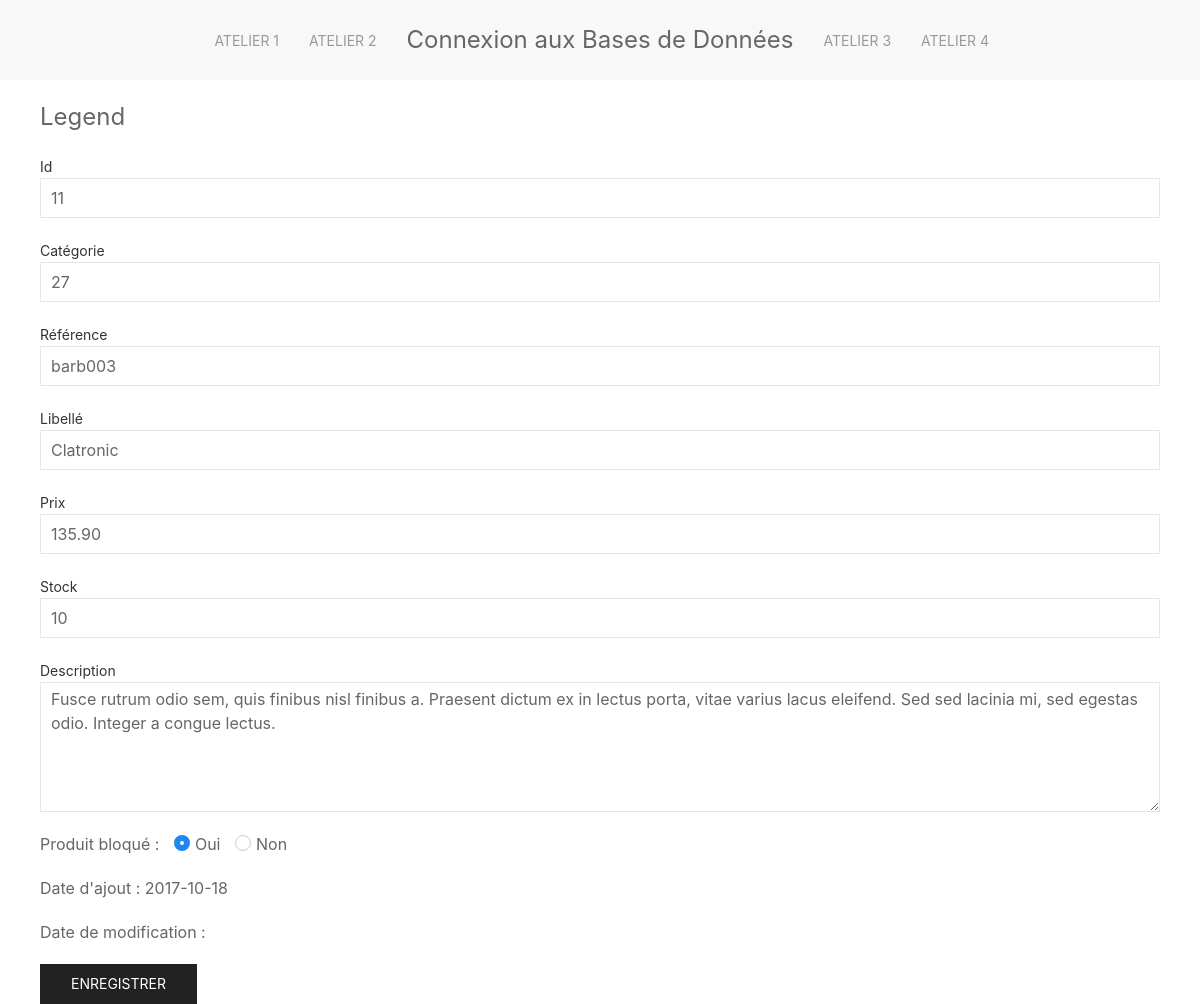
The app's page /view/produit.php?id=11 with its own data.
### tables this page shows
CREATE TABLE IF NOT EXISTS `produits` (
  `pro_id` int(10) UNSIGNED NOT NULL AUTO_INCREMENT COMMENT 'Clé de la table produits',
  `pro_cat_id` int(10) UNSIGNED NOT NULL COMMENT 'Catégorie du produit',
  `pro_ref` varchar(10) NOT NULL COMMENT 'Référence produit',
  `pro_libelle` varchar(200) NOT NULL COMMENT 'Nom du produit',
  `pro_description` varchar(1000) DEFAULT NULL COMMENT 'Description du produit',
  `pro_prix` decimal(6,2) UNSIGNED NOT NULL COMMENT 'Prix ',
  `pro_stock` int(11) NOT NULL DEFAULT '0' COMMENT 'Nombre d''unités en stock',
  `pro_couleur` varchar(30) DEFAULT NULL COMMENT 'Couleur',
  `pro_photo` varchar(4) DEFAULT 'jpg' COMMENT 'Extension de la photo',
  `pro_d_ajout` date NOT NULL COMMENT 'Date d''ajout',
  `pro_d_modif` datetime DEFAULT NULL COMMENT 'Date de modification',
  `pro_bloque` tinyint(1) DEFAULT NULL COMMENT 'Bloquer le produit à la vente',
  PRIMARY KEY (`pro_id`),
  UNIQUE KEY `idx_pro_ref` (`pro_ref`),
  KEY `fk_produits_cat_id` (`pro_cat_id`)
);

### controler/productControler.php (called while the page is built, shortened)
<?php
try {
    $db = new PDO('mysql:host=localhost;charset=utf8;dbname=jarditou', 'root', '');
} catch (Exception $e) {
    echo 'erreur : ' . $e->getMessage() . '<br>';
    echo 'N° : ' . $e->getCode();
    die('fin du script');
}
$id = $_GET['id'];
$query = 'SELECT * FROM `produits` WHERE `pro_id` = :id';
$result = $db->prepare($query);
$result->bindValue(':id', $id, PDO::PARAM_INT);
$result->execute();
$product = $result->fetch(PDO::FETCH_OBJ);

### view/produit.php (the view)
<?php
include 'header.php';
include '../controler/productControler.php';
?>
<div class="uk-container">
    <form method="POST" action="#">
        <fieldset class="uk-fieldset">
            <legend class="uk-legend">Legend</legend>
            <div class="uk-margin">
                <label class="uk-form-label" for="form-stacked-text">Id</label>
                <div class="uk-form-controls">
                    <input class="uk-input" id="form-stacked-text" type="text" placeholder="Some text..." value="<?= $product->pro_id ?>">
                </div>
            </div>
            <div class="uk-margin">
                <label class="uk-form-label" for="form-stacked-text">Catégorie</label>
                <div class="uk-form-controls">
                    <input class="uk-input" id="form-stacked-text" type="text" placeholder="Some text..." value="<?= $product->pro_cat_id ?>">
                </div>
            </div>
            <div class="uk-margin">
                <label class="uk-form-label" for="form-stacked-text">Référence</label>
                <div class="uk-form-controls">
                    <input class="uk-input" id="form-stacked-text" type="text" placeholder="Some text..." value="<?= $product->pro_ref ?>">
                </div>
            </div>
            <div class="uk-margin">
                <label class="uk-form-label" for="form-stacked-text">Libellé</label>
                <div class="uk-form-controls">
                    <input class="uk-input" id="form-stacked-text" type="text" placeholder="Some text..." value="<?= $product->pro_libelle ?>">
                </div>
            </div>
            <div class="uk-margin">
                <label class="uk-form-label" for="form-stacked-text">Prix</label>
                <div class="uk-form-controls">
                    <input class="uk-input" id="form-stacked-text" type="text" placeholder="Some text..." value="<?= $product->pro_prix ?>">
                </div>
            </div>
            <div class="uk-margin">
                <label class="uk-form-label" for="form-stacked-text">Stock</label>
                <div class="uk-form-controls">
                    <input class="uk-input" id="form-stacked-text" type="text" placeholder="Some text..." value="<?= $product->pro_stock ?>">
                </div>
            </div>
            <div class="uk-margin">
                <label class="uk-form-label" for="form-stacked-text">Description</label>
                <textarea class="uk-textarea" rows="5" placeholder="Textarea" value=""><?= $product->pro_description ?></textarea>
            </div>
            <div class="uk-margin uk-grid-small uk-child-width-auto uk-grid">
                <span>Produit bloqué :</span>
                <label><input class="uk-radio" type="radio" name="radio2" checked> Oui</label>
                <label><input class="uk-radio" type="radio" name="radio2"> Non</label>
            </div>
            <div class="uk-margin">
                <p>Date d'ajout : <?= $product->pro_d_ajout ?></p>
            </div>
            <div class="uk-margin">
                <p>Date de modification : <?= $product->pro_d_modif ?></p>
            </div>
        </fieldset>
        <input type="submit" name="submit" value="Enregistrer" class="uk-button uk-button-secondary">
    </form>
</div>
<?php
include 'footer.php';
?>

### records on screen
produits: pro_id "11", pro_cat "27", pro_ref "barb003", pro_libelle "Clatronic", pro_prix "135.90", pro_stock "10", pro_description "Fusce rutrum odio sem, quis finibus nisl finibus a. Praesent dictum ex in lectus porta, vitae varius lacus eleifend. Sed sed lacinia mi, sed egestas odio. Integer a congue lectus.", pro_d_ajout "2017-10-18"
